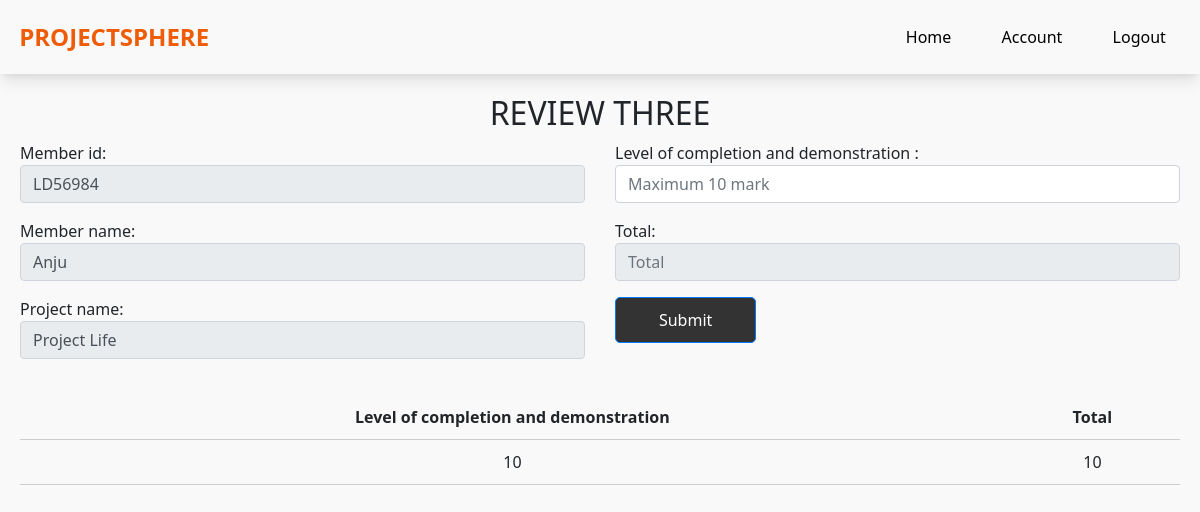
Page /review_3/1/Anju/LD56984 on the committed database.
### app/models.py (models this page shows)
class RegisterProject(models.Model):
	user = models.ForeignKey(User, on_delete=models.CASCADE)
	student = models.ForeignKey(StudentReg, on_delete=models.CASCADE)
	teamName = models.CharField(max_length=128)
	projectTitle = models.CharField(max_length=128)
	teamHeadName = models.CharField(max_length=128)
	teamHeadId = models.CharField(max_length=128)
	username = models.CharField(max_length=128)
	teamMember1 = models.CharField(max_length=128)
	teamMember2 = models.CharField(max_length=128)
	teamMember3 = models.CharField(max_length=128)
	teamMember1Id = models.CharField(max_length=128)
	teamMember2Id = models.CharField(max_length=128)
	teamMember3Id = models.CharField(max_length=128)
	assign = models.CharField(max_length=128,null=True)
	guide = models.ForeignKey(GuideReg, on_delete=models.CASCADE,null=True)

class ReviewThree(models.Model):
	level_com_demo=models.IntegerField()
	total=models.IntegerField()
	project = models.ForeignKey(RegisterProject, on_delete=models.CASCADE)
	projectTitle = models.CharField(max_length=128)
	Name = models.CharField(max_length=128)
	memberId = models.CharField(max_length=128)

### app/views.py (the view, shortened to what this page needs)
# urls.py: path('review_3/<str:pk>/<str:pk1>/<str:pk2>',views.review_3,name='review_3'),
def review_3(request,pk,pk1,pk2):
    hi = RegisterProject.objects.get(id = pk)
    tab_val = ReviewThree.objects.filter(memberId = pk2)
    context = {
        'key':hi,
        'member_name':pk1,
        'member_id':pk2,
        'tab_val':tab_val,
    }
    return render(request,'coordinator/review_3.html',context)

### app/templates/coordinator/review_3.html (shortened to what this page needs)
{% load static %}
<!DOCTYPE html>
<html lang="en">
<head>
    <link rel="stylesheet" href="https://stackpath.bootstrapcdn.com/bootstrap/4.5.2/css/bootstrap.min.css">
    <link rel="stylesheet" href="{% static 'css/home.css' %}">
</head>
<body>
    <nav class="navbar">
        <div class="logo">
            <a href="#">PROJECTSPHERE</a>
        </div>
        <ul class="nav-links">
            <li><a href="coordinator_home">Home</a></li>
            <li><a href="#">Account</a></li>
            <li><a href="logout_view">Logout</a></li>
        </ul>
    </nav>
    <div class="container">
        <form action="" method="post">
            <h2 class="text-center">REVIEW THREE</h2>
            <div class="row">
                <div class="col-md-6">
                    <div class="form-group">
                        Member id: <input type="text" class="form-control" name="member_id" value="{{member_id}}" disabled required>
                    </div>
                    <div class="form-group">
                        Member name: <input type="text" class="form-control" name="member_name" value="{{member_name}}" disabled required>
                    </div>
                    <div class="form-group">
                        Project name: <input type="text" class="form-control" name="project_name" value="{{key.projectTitle}}" disabled required>
                    </div>
                </div>
                 <div class="col-md-6">
                    <div class="form-group">
                       Level of completion and demonstration  :  <input type="number" class="form-control" id="level_com_demo" name="level_com_demo" placeholder="Maximum 10 mark" required>
                    </div>
                    <div class="form-group">
                        Total:  <input type="number" class="form-control" name="total" id="total" placeholder="Total" required readonly>
                    </div>
                    <div class="form-group" >
                        <input type="submit" class="btn btn-primary col-3" value="Submit">
                   </div>
                </div>
            </div>
        </form>
        <table>
            <tr>
                <th>Level of completion and demonstration </th>
                <th>Total</th>
            </tr>
            {% for i in tab_val%}
            <tr>
                <td>{{i.level_com_demo}}</td>
                <td>{{i.total}}</td>
            </tr>
            {% endfor %}
        </table>
    </div>
</body>
</html>

### app/static/css/home.css (style rules this page uses)
body { margin: 0; font-family: Arial, sans-serif; }
a { text-decoration: none; color: #fff; }
.navbar { display: flex; justify-content: space-between; align-items: center; color: black; padding: 1.2rem; box-shadow: rgba(0, 0, 0, 0.1) 0px 10px 15px -3px, rgba(0, 0, 0, 0.05) 0px 4px 6px -2px; }
.navbar .logo a { color: #ef5c07; text-decoration: none; font-size: 1.5rem; font-weight: bold; }
.nav-links { list-style-type: none; margin: 0; padding: 0; display: flex; gap: 2.2rem; }
.nav-links li { margin-right: 15px; }
.nav-links li a { color: black; text-decoration: none; transition: color 0.3s ease; }
body { margin: 0; font-family: Arial, sans-serif; background-color: #f9f9f9; }
.btn { display: inline-block; padding: 10px 20px; background-color: #333; color: #fff; text-decoration: none; border-radius: 5px; transition: background-color 0.3s ease; }
body { margin: 0; font-family: 'Segoe UI', sans-serif; background-color: #f9f9f9; }
.container { max-width: 1200px; margin: 20px auto; padding: 0 20px; }

### app/templates/coordinator/review_3.html (style rules this page uses)
body { font-family: Arial, sans-serif; margin: 0; padding: 0; }
.container { max-width: 800px; margin: 50px auto; }
table { width: 100%; border-collapse: collapse; margin-top: 20px; }
th, td { padding: 10px; text-align: center; border-bottom: 1px solid #ccc; }
th { font-weight: bold; }
body { margin: 0; font-family: Arial, sans-serif; }
a { text-decoration: none; color: #fff; }
.navbar { display: flex; justify-content: space-between; align-items: center; color: black; padding: 1.2rem; box-shadow: rgba(0, 0, 0, 0.1) 0px 10px 15px -3px, rgba(0, 0, 0, 0.05) 0px 4px 6px -2px; }
.navbar .logo a { color: #ef5c07; text-decoration: none; font-size: 1.5rem; font-weight: bold; }
.nav-links { list-style-type: none; margin: 0; padding: 0; display: flex; gap: 2.2rem; }
.nav-links li { margin-right: 15px; }
.nav-links li a { color: black; text-decoration: none; transition: color 0.3s ease; }
body { margin: 0; font-family: Arial, sans-serif; background-color: #f9f9f9; }
.btn { display: inline-block; padding: 10px 20px; background-color: #333; color: #fff; text-decoration: none; border-radius: 5px; transition: background-color 0.3s ease; }
body { margin: 0; font-family: 'Segoe UI', sans-serif; background-color: #f9f9f9; }
.container { max-width: 1200px; margin: 20px auto; padding: 0 20px; }

### rows in the picture
RegisterProject: project_name "Project Life"
ReviewThree: level_com_demo "10", total "10"
